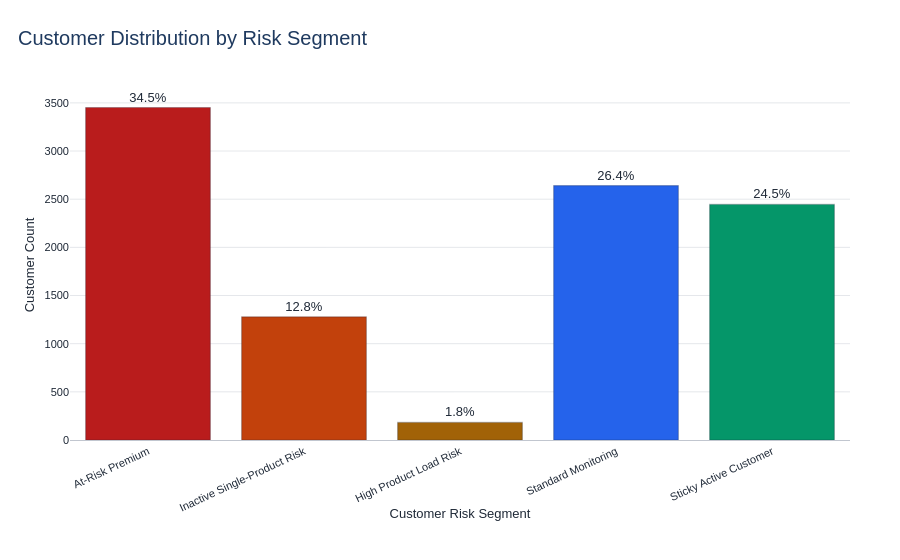

Notebook source saved alongside this figure:
### Markdown cell above
### Customer Risk Segment Distribution

### Code cell
# Step 9K Upgrade: Premium Plotly Chart - Customer Risk Segment Distribution

# -----------------------------
# 1. Create Customer Risk Segment Distribution
# -----------------------------

customer_risk_distribution_plot = (
    df["Customer_Risk_Segment"]
    .value_counts()
    .reset_index()
)

customer_risk_distribution_plot.columns = [
    "Customer_Risk_Segment",
    "Customer_Count"
]

customer_risk_distribution_plot["Customer_%"] = (
    customer_risk_distribution_plot["Customer_Count"] / len(df) * 100
).round(2)

# -----------------------------
# 2. Safe Customer Risk Segment Order
# -----------------------------

customer_risk_order = [
    "At-Risk Premium",
    "Inactive Single-Product Risk",
    "High Product Load Risk",
    "Standard Monitoring",
    "Sticky Active Customer"
]

available_risk_order = [
    segment for segment in customer_risk_order
    if segment in customer_risk_distribution_plot["Customer_Risk_Segment"].unique()
]

remaining_risk_segments = [
    segment for segment in customer_risk_distribution_plot["Customer_Risk_Segment"].unique()
    if segment not in available_risk_order
]

final_risk_order = available_risk_order + remaining_risk_segments

customer_risk_distribution_plot["Customer_Risk_Segment"] = pd.Categorical(
    customer_risk_distribution_plot["Customer_Risk_Segment"],
    categories=final_risk_order,
    ordered=True
)

customer_risk_distribution_plot = customer_risk_distribution_plot.sort_values(
    "Customer_Risk_Segment"
).reset_index(drop=True)

# -----------------------------
# 3. Premium Different Color System
# -----------------------------

risk_segment_colors = {
    "At-Risk Premium": "#B91C1C",
    "Inactive Single-Product Risk": "#C2410C",
    "High Product Load Risk": "#A16207",
    "Standard Monitoring": "#2563EB",
    "Sticky Active Customer": "#059669"
}

customer_risk_distribution_plot["Segment_Color"] = (
    customer_risk_distribution_plot["Customer_Risk_Segment"]
    .astype(str)
    .map(risk_segment_colors)
    .fillna("#64748B")
)

# -----------------------------
# 4. Interactive Plotly Bar Chart
# -----------------------------

fig = px.bar(
    customer_risk_distribution_plot,
    x="Customer_Risk_Segment",
    y="Customer_Count",
    text="Customer_%",
    color="Customer_Risk_Segment",
    color_discrete_map=risk_segment_colors,
    custom_data=[
        "Customer_Count",
        "Customer_%"
    ]
)

fig.update_traces(
    texttemplate="%{text:.1f}%",
    textposition="outside",
    marker_line_color="rgba(15, 23, 42, 0.25)",
    marker_line_width=1.2,
    hovertemplate=(
        "<b>Customer Risk Segment:</b> %{x}<br>"
        "<b>Customer Count:</b> %{customdata[0]:,.0f}<br>"
        "<b>Customer Share:</b> %{customdata[1]:.2f}%"
        "<extra></extra>"
    )
)

fig = apply_premium_plotly_layout(
    fig,
    title="Customer Distribution by Risk Segment",
    x_title="Customer Risk Segment",
    y_title="Customer Count",
    height=560,
    showlegend=False,
    x_tickangle=-25
)

fig.update_layout(
    margin=dict(l=70, r=50, t=90, b=120)
)

fig.show()

customer_risk_distribution_plot.drop(columns=["Segment_Color"])

### Figure 1 — Plotly figure (JSON) as saved in the notebook; plotly's stock layout.template omitted (floating-point values rounded to 4 significant figures)
{"data": [{"customdata": [[3452.0, 34.52]], "hovertemplate": "<b>Customer Risk Segment:</b> %{x}<br><b>Customer Count:</b> %{customdata[0]:,.0f}<br><b>Customer Share:</b> %{customdata[1]:.2f}%<extra></extra>", "legendgroup": "At-Risk Premium", "marker": {"color": "#B91C1C", "line": {"color": "rgba(15, 23, 42, 0.25)", "width": 1.2}, "pattern": {"shape": ""}}, "name": "At-Risk Premium", "orientation": "v", "showlegend": true, "text": [34.52], "textposition": "outside", "texttemplate": "%{text:.1f}%", "type": "bar", "x": ["At-Risk Premium"], "xaxis": "x", "y": [3452], "yaxis": "y"}, {"customdata": [[1279.0, 12.79]], "hovertemplate": "<b>Customer Risk Segment:</b> %{x}<br><b>Customer Count:</b> %{customdata[0]:,.0f}<br><b>Customer Share:</b> %{customdata[1]:.2f}%<extra></extra>", "legendgroup": "Inactive Single-Product Risk", "marker": {"color": "#C2410C", "line": {"color": "rgba(15, 23, 42, 0.25)", "width": 1.2}, "pattern": {"shape": ""}}, "name": "Inactive Single-Product Risk", "orientation": "v", "showlegend": true, "text": [12.79], "textposition": "outside", "texttemplate": "%{text:.1f}%", "type": "bar", "x": ["Inactive Single-Product Risk"], "xaxis": "x", "y": [1279], "yaxis": "y"}, {"customdata": [[182.0, 1.82]], "hovertemplate": "<b>Customer Risk Segment:</b> %{x}<br><b>Customer Count:</b> %{customdata[0]:,.0f}<br><b>Customer Share:</b> %{customdata[1]:.2f}%<extra></extra>", "legendgroup": "High Product Load Risk", "marker": {"color": "#A16207", "line": {"color": "rgba(15, 23, 42, 0.25)", "width": 1.2}, "pattern": {"shape": ""}}, "name": "High Product Load Risk", "orientation": "v", "showlegend": true, "text": [1.82], "textposition": "outside", "texttemplate": "%{text:.1f}%", "type": "bar", "x": ["High Product Load Risk"], "xaxis": "x", "y": [182], "yaxis": "y"}, {"customdata": [[2641.0, 26.41]], "hovertemplate": "<b>Customer Risk Segment:</b> %{x}<br><b>Customer Count:</b> %{customdata[0]:,.0f}<br><b>Customer Share:</b> %{customdata[1]:.2f}%<extra></extra>", "legendgroup": "Standard Monitoring", "marker": {"color": "#2563EB", "line": {"color": "rgba(15, 23, 42, 0.25)", "width": 1.2}, "pattern": {"shape": ""}}, "name": "Standard Monitoring", "orientation": "v", "showlegend": true, "text": [26.41], "textposition": "outside", "texttemplate": "%{text:.1f}%", "type": "bar", "x": ["Standard Monitoring"], "xaxis": "x", "y": [2641], "yaxis": "y"}, {"customdata": [[2446.0, 24.46]], "hovertemplate": "<b>Customer Risk Segment:</b> %{x}<br><b>Customer Count:</b> %{customdata[0]:,.0f}<br><b>Customer Share:</b> %{customdata[1]:.2f}%<extra></extra>", "legendgroup": "Sticky Active Customer", "marker": {"color": "#059669", "line": {"color": "rgba(15, 23, 42, 0.25)", "width": 1.2}, "pattern": {"shape": ""}}, "name": "Sticky Active Customer", "orientation": "v", "showlegend": true, "text": [24.46], "textposition": "outside", "texttemplate": "%{text:.1f}%", "type": "bar", "x": ["Sticky Active Customer"], "xaxis": "x", "y": [2446], "yaxis": "y"}], "layout": {"barmode": "relative", "height": 560, "legend": {"title": {"text": "Customer_Risk_Segment"}, "tracegroupgap": 0}, "margin": {"b": 120, "l": 70, "r": 50, "t": 90}, "showlegend": false, "title": {"text": "Customer Distribution by Risk Segment"}, "uniformtext": {"minsize": 10, "mode": "hide"}, "xaxis": {"anchor": "y", "categoryarray": ["At-Risk Premium", "Inactive Single-Product Risk", "High Product Load Risk", "Standard Monitoring", "Sticky Active Customer"], "categoryorder": "array", "domain": [0, 1], "linecolor": "rgba(79, 93, 117, 0.35)", "linewidth": 1, "showline": true, "tickangle": -25, "title": {"text": "Customer Risk Segment"}}, "yaxis": {"anchor": "x", "domain": [0, 1], "showline": false, "title": {"text": "Customer Count"}}}}
